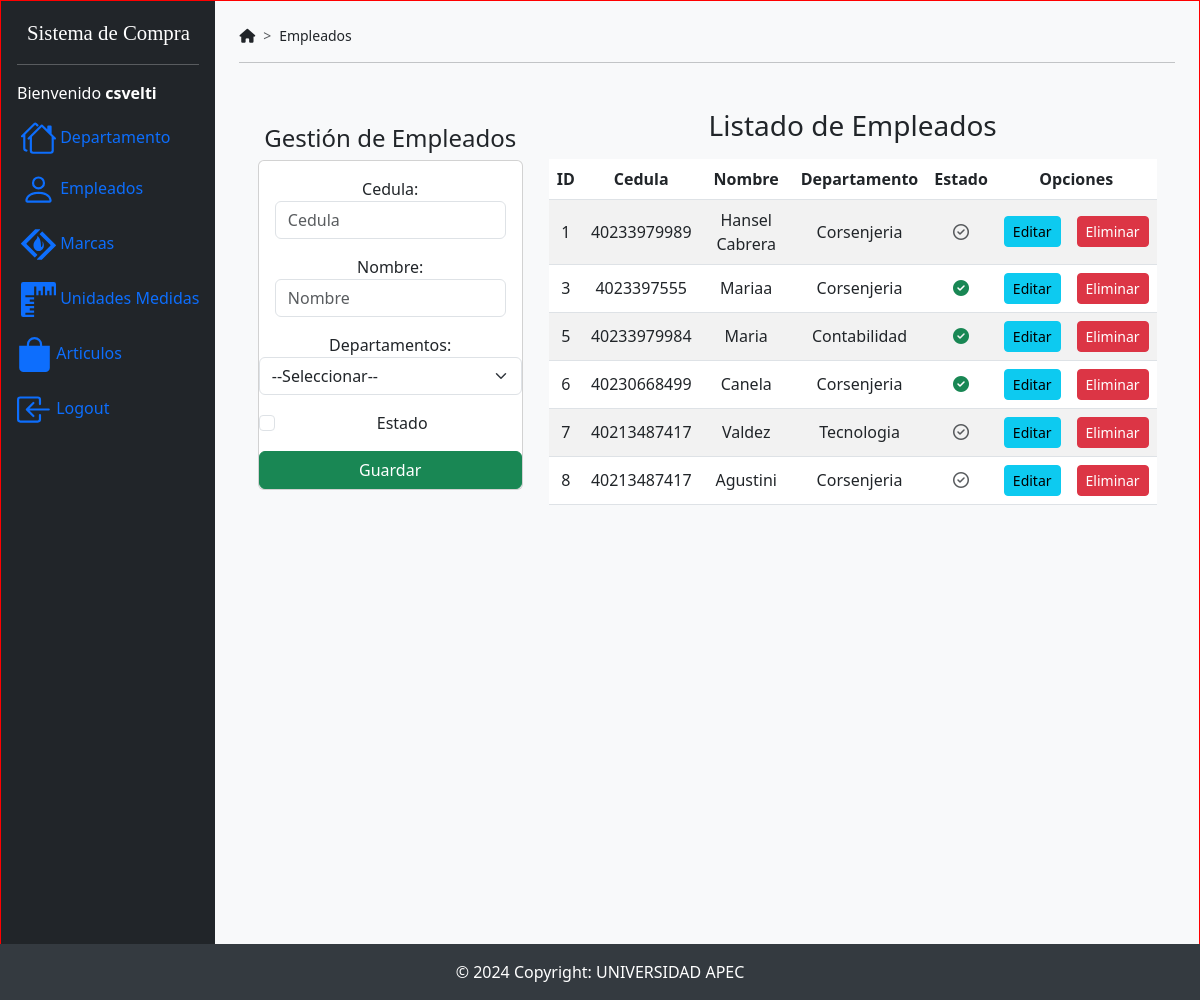
The page /principalEmpleados (signed in) on the database its author committed.
### SistemaCompraApp/models.py (models this page shows)
class AuthUser(models.Model):
    password = models.CharField(max_length=128)
    last_login = models.DateTimeField(blank=True, null=True)
    is_superuser = models.BooleanField()
    username = models.CharField(unique=True, max_length=150)
    last_name = models.CharField(max_length=150)
    email = models.CharField(max_length=254)
    is_staff = models.BooleanField()
    is_active = models.BooleanField()
    date_joined = models.DateTimeField()
    first_name = models.CharField(max_length=150)
    class Meta:
        managed = False
        db_table = 'auth_user'

class Empleados(models.Model):
    idempleado = models.AutoField(db_column='IdEmpleado', primary_key=True, blank=False, null=False)  # Field name made lowercase.
    cedula = models.TextField(db_column='Cedula')  # Field name made lowercase.
    nombre = models.TextField(db_column='Nombre')  # Field name made lowercase.
    departamento = models.ForeignKey(Departamentos, models.DO_NOTHING, db_column='Departamento', blank=True, null=True)  # Field name made lowercase.
    estado = models.TextField(db_column='Estado', blank=True, null=True)  # Field name made lowercase.
    class Meta:
        managed = False
        db_table = 'Empleados'

class Departamentos(models.Model):
    iddepartamento = models.AutoField(db_column='IdDepartamento', primary_key=True, blank=False, null=False)  # Field name made lowercase.
    nombre = models.TextField(db_column='Nombre')  # Field name made lowercase.
    estado = models.BooleanField(db_column='Estado', blank=True, null=True)  # Field name made lowercase.
    class Meta:
        managed = False
        db_table = 'Departamentos'

### SistemaCompraApp/views.py (the view)
# urls.py: path('principalEmpleados',views.principalEmpleados),
def principalEmpleados(request):
    empleados = Empleados.objects.all()
    departamentos = Departamentos.objects.all()
    return render(request, 'principalEmpleados.html',{
        'empleados':empleados,
        'departamentos':departamentos
    })

### SistemaCompraApp/templates/principalEmpleados.html (shortened to what this page needs)
{% extends "./base.html" %} {% block title %}Sistema de Compras{% endblock %}
{%block navegacion %}Empleados{% endblock %} {% block body %}
<div class="row">
  <div class="col-sm-12 col-md-8 col-lg-6 col-xl-11 mb-4">
    <h4>Gestión de Empleados</h4>
    <div class="card">
      <div class="card-body">
        <form action="/registrarEmpleado/" method="post">
          <div class="form-group mb-3">
            <label for="txtCedulaEmpleado">Cedula:</label>
            <input
              type="text"
              name="txtEmpleadoCedula"
              id="txtEmpleadoCedula"
              class="form-control"
              placeholder="Cedula"
              minlength="1"
              maxlength="11"
              required
              pattern="[0-9]+"
              title="Solo numeros; sin espacios o caracteres especiales"
            />
          </div>
            <label for="txtEmpleadoNombre">Nombre:</label>
            <input
              type="text"
              name="txtEmpleadoNombre"
              id="txtEmpleadoNombre"
              class="form-control"
              placeholder="Nombre"
              minlength="1"
              maxlength="500"
              required
            />
          </div>
          <div class="form-group mb-3">
            <label for="txtDepartamentoId">Departamentos:</label>
            <select class="form-select"
                    name="txtDepartamentoId"
                    id="txtDepartamentoId">
                <option selected>--Seleccionar--</option>
            </select>
        </div>
          <div class="form-check mb-3">
            <input
              class="form-check-input"
              type="checkbox"
              name="txtEmpleadoEstado"
              id="txtEmpleadoEstado"
              required
            />
            <label class="form-check-label" for="txtEmpleadoEstado"
              >Estado</label
            >
          </div>
          <div class="d-grid">
            <button type="submit" class="btn btn-success text-white">
              Guardar
            </button>
          </div>
      </div>
    </div>
  </div>
  <div class="col-sm-12 col-md-6 col-lg-8 col-xl-8">
    <h3>Listado de Empleados</h3>
    <div class="table-responsive py-2">
      <table class="table table-striped">
        <thead>
          <tr>
            <th>ID</th>
            <th>Cedula</th>
            <th>Nombre</th>
            <th>Departamento</th>
            <th>Estado</th>
            <th colspan="2">Opciones</th>
          </tr>
        </thead>
        <tbody>
          {% for empleado in empleados %}
          <tr>
            <td>{{ empleado.idempleado }}</td>
            <td>{{ empleado.cedula }}</td>
            <td>{{empleado.nombre }}</td>
            <td>{{ empleado.departamento.nombre }}</td>
            <td>
              {% if empleado.estado == "1" %}
              <i class="fa-solid fa-circle-check text-success"></i>
              {% else %}
              <i class="fa-regular fa-circle-check text-muted"></i>
              {% endif %}
            </td>
            <td>
              <a href="edicionEmpleados/{{ empleado.idempleado }}"
                class="btn btn-info btn-sm"
                >Editar</a
              >
            </td>
            <td>
              <a
                href="eliminarEmpleado/{{ empleado.idempleado }}"
                class="btn btn-danger btn-sm btnEliminacion"
                >Eliminar</a
              >
            </td>
          </tr>
          {% endfor %}
        </tbody>
      </table>
    </div>
  </div>
</div>
{% endblock %}

### SistemaCompraApp/templates/base.html (shortened to what this page needs)
<!doctype html>
<html lang="en">
<head>
    {% load static %}
    <link href="https://cdn.jsdelivr.net/npm/bootstrap@5.3.0-alpha3/dist/css/bootstrap.min.css" rel="stylesheet">
    <link rel="stylesheet" href="https://cdnjs.cloudflare.com/ajax/libs/font-awesome/6.4.0/css/all.min.css"/>
    <link rel="stylesheet" href="{% static 'css/baseDesign.css' %}">
</head>
<body>
<div class="wrapper">
    <div class="container-fluid p-0 d-flex h-100 content">
        <div id="bdSidebar" class="d-flex flex-column flex-shrink-0 p-3 bg-dark text-white offcanvas-md offcanvas-start">
            <a href="#" class="navbar-brand titulo">Sistema de Compra</a>
            <hr>
            <span class="nav-link">Bienvenido <b>{{ user.username }}</b></span>
            <ul class="nav nav-pills flex-column mb-sm-auto mb-0 align-items-center align-items-sm-start">
                <li class="nav-item mt-2 px-0">
                    <a href="/principalDepartamentos" class="nav-link align-middle px-0">
                          Departamento
                    </a>
                </li>
                <li class="nav-item mb-1">
                    <a href="/principalEmpleados" class="nav-link align-middle px-0">
                           Empleados
                    </a>
                </li>
                <li class="nav-item mb-1">
                    <a href="/principalMarcas" class="nav-link align-middle px-0">
                           Marcas
                    </a>
                </li>
                <li class="nav-item mb-1">
                    <a href="/principalUnidadesdeMedida" class="nav-link align-middle px-0">
                        <svg xmlns="http://www.w3.org/2000/svg" width="35" height="35" fill="currentColor" class="bi bi-rulers  ms-1 d-none d-sm-inline" viewBox="0 0 16 16">
                            <path d="M1 0a1 1 0 0 0-1 1v14a1 1 0 0 0 1 1h5v-1H2v-1h4v-1H4v-1h2v-1H2v-1h4V9H4V8h2V7H2V6h4V2h1v4h1V4h1v2h1V2h1v4h1V4h1v2h1V2h1v4h1V1a1 1 0 0 0-1-1z"/>
                          </svg>  Unidades Medidas
                    </a>
                </li>
                <li class="nav-item mb-1">
                    <a href="/principalArticulos" class="nav-link align-middle px-0">
                        <svg xmlns="http://www.w3.org/2000/svg" width="35" height="35" fill="currentColor" class="bi bi-bag-fill" viewBox="0 0 16 16">
                            <path d="M8 1a2.5 2.5 0 0 1 2.5 2.5V4h-5v-.5A2.5 2.5 0 0 1 8 1m3.5 3v-.5a3.5 3.5 0 1 0-7 0V4H1v10a2 2 0 0 0 2 2h10a2 2 0 0 0 2-2V4z"/>
                          </svg> Articulos
                    </a>
                </li>
                <li class="nav-item mb-1">
                    <a href="/logout" class="nav-link align-middle px-0">
                           Logout
                    </a>
                </li>
            </ul>
        </div>
        <div class="bg-light flex-fill">
            <div class="p-4">
                <nav style="--bs-breadcrumb-divider:'>';font-size:14px">
                    <ol class="breadcrumb">
                        <li class="breadcrumb-item"><i class="fa-solid fa-house"></i></li>
                        <li class="breadcrumb-item">{% block navegacion %}{% endblock %}</li>
                    </ol>
                </nav>
                <hr>
                <div class="container content-centered">
                    {% block body %}
                    {% endblock %}
                </div>
            </div>
        </div>
    </div>
    <footer class="fixed-bottom">
        © 2024 Copyright: UNIVERSIDAD APEC
    </footer>
{% load sweetify %}
</body>
</html>

### SistemaCompraApp/static/css/baseDesign.css (style rules this page uses)
th, td { text-align: center; vertical-align: middle; }
body { height: 1000px; border: 1px solid red; position: relative; }

### SistemaCompraApp/templates/base.html (style rules this page uses)
.content-centered { display: flex; justify-content: center; align-items: center; min-height: 60vh; text-align: center; }
.wrapper { display: flex; flex-direction: column; min-height: 100%; }
.content { flex: 1; }
a { text-decoration: none; color: blue; }
.titulo { font-family: 'Times New Roman', Times, serif; margin-left: 10px; font-size: 1.3rem; }
footer { background-color: #343a40; color: white; text-align: center; padding: 1rem 0; }

### rows shown on the page
Empleados: idempleado "1", cedula "40233979989", nombre "Hansel Cabrera", departamento.nombre "Corsenjeria"
Empleados: idempleado "3", cedula "4023397555", nombre "Mariaa", departamento.nombre "Corsenjeria", Estado "1" (drawn)
Empleados: idempleado "5", cedula "40233979984", nombre "Maria", departamento.nombre "Contabilidad", Estado "1" (drawn)
Empleados: idempleado "6", cedula "40230668499", nombre "Canela", departamento.nombre "Corsenjeria", Estado "1" (drawn)
Empleados: idempleado "7", cedula "40213487417", nombre "Valdez", departamento.nombre "Tecnologia"
Empleados: idempleado "8", cedula "40213487417", nombre "Agustini", departamento.nombre "Corsenjeria"

### other values the page prints
{{ user.username }} "csvelti"
